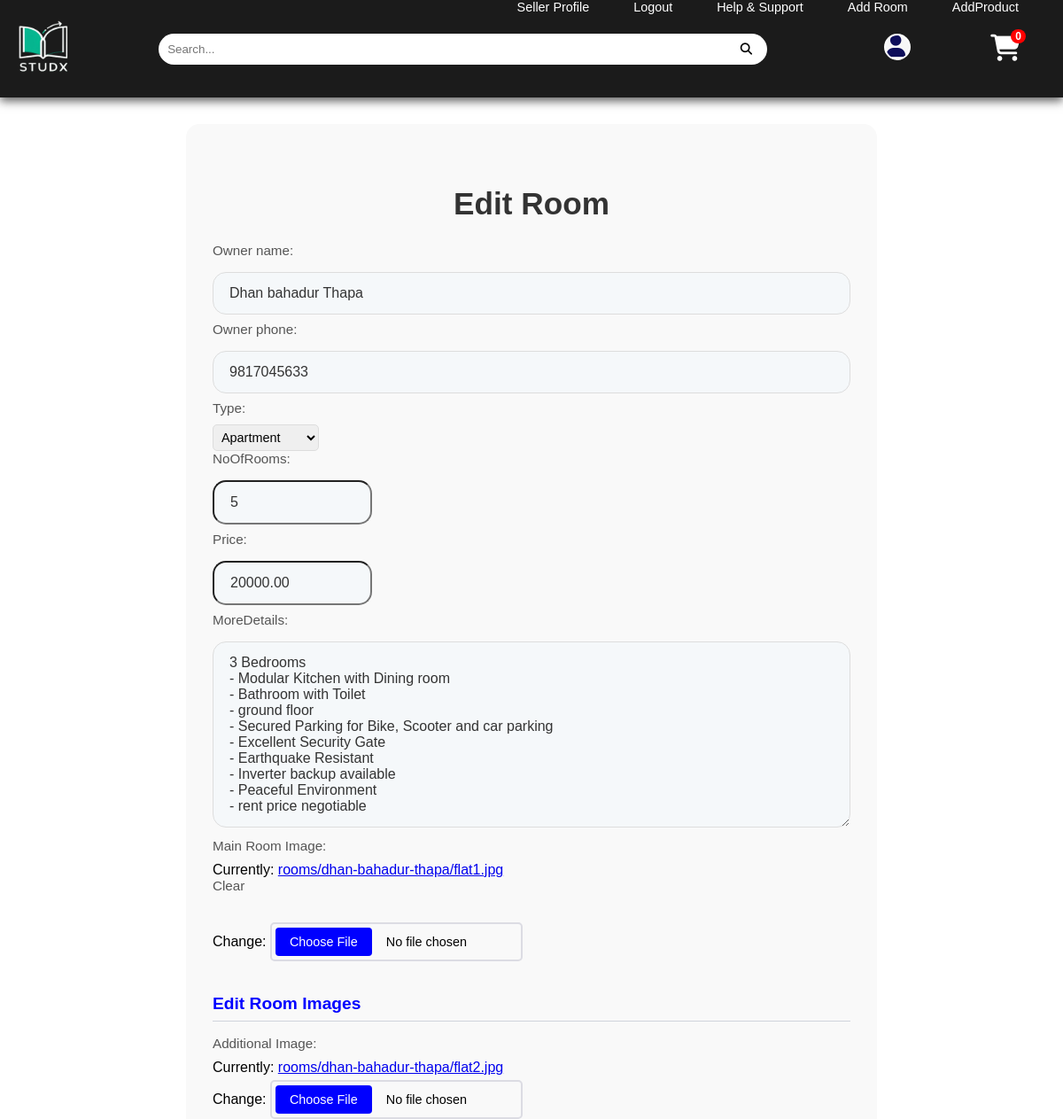
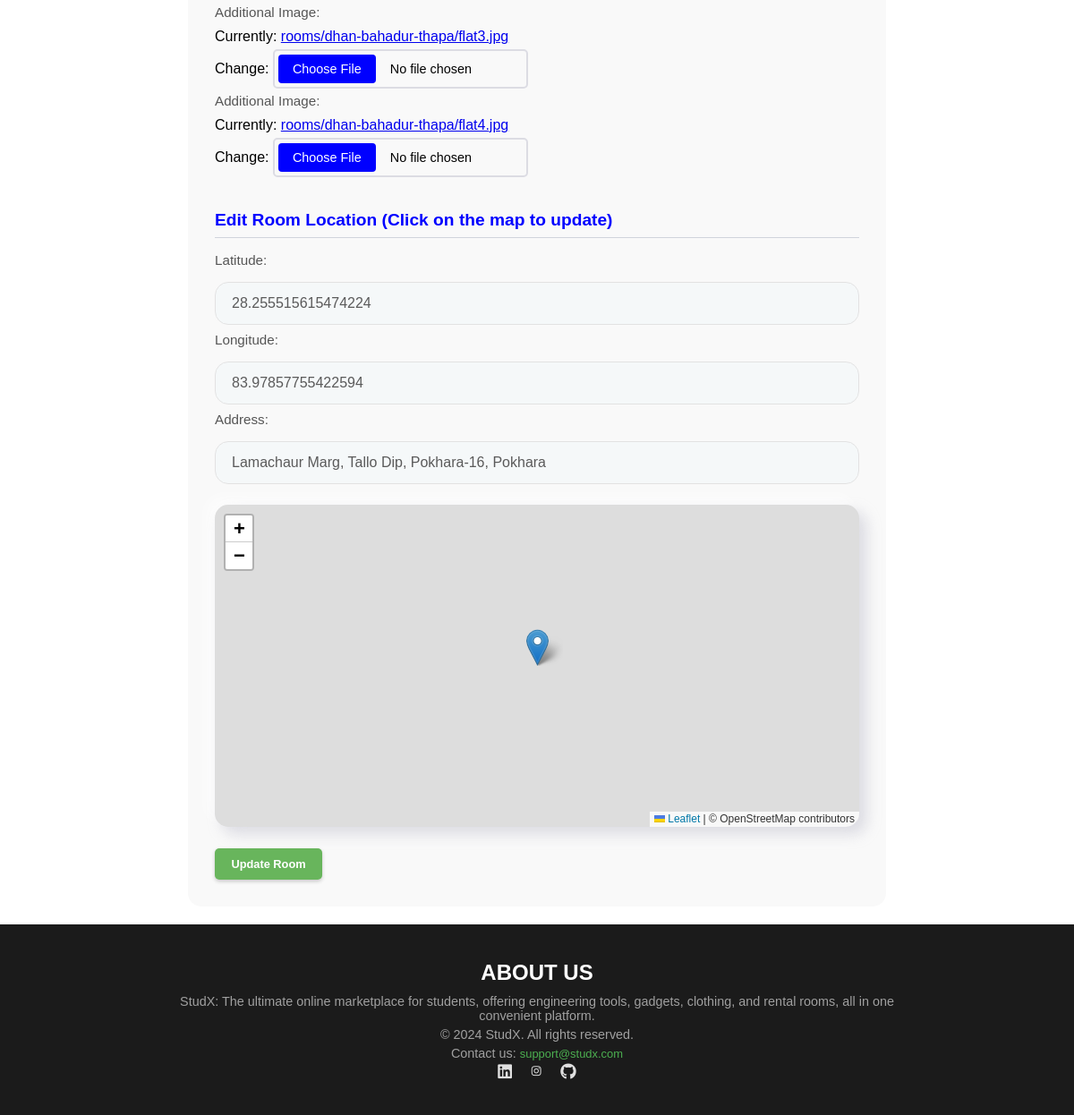
Screenshot of /edit-room/42/ (signed in) with the database file from the repository (2 pictures, top to bottom).
### rent/models.py (models this page shows, shortened)
class Room(models.Model):
    ROOM_TYPES = [
        ('Single Room', 'Single Room'),
        ('Double Room', 'Double Room'),
        ('Apartment', 'Apartment'),
        ('Hostel', 'Hostel Bed'),
    ]
    owner_name = models.CharField(max_length=100)
    owner_phone = models.CharField(max_length=20)
    type = models.CharField(max_length=100, choices=ROOM_TYPES)
    noOfRooms = models.PositiveIntegerField()
    price = models.DecimalField(max_digits=10, decimal_places=2, default=None)
    latitude = models.FloatField()
    longitude = models.FloatField()
    address = models.CharField(max_length=255, blank=True)  # New field
    detailsBy = models.ForeignKey(User, on_delete=models.CASCADE)
    created_at = models.DateTimeField(auto_now_add=True)
    moreDetails = models.TextField()
    main_image = models.ImageField(
        upload_to=room_image_upload_path,
        null=True,
        blank=True,
        verbose_name="Main Room Image"
    )

### rent/views.py (the view)
# urls.py: path('edit-room/<int:room_id>/', views.edit_room, name='edit_room'),
def edit_room(request, room_id):
    room = get_object_or_404(Room, id=room_id)
    if request.user != room.detailsBy:
        return HttpResponseForbidden("You are not allowed to edit this room.")
    RoomImageFormSet = modelformset_factory(RoomImage, form=RoomImageForm, extra=0)
    if request.method == 'POST':
        form = RoomForm(request.POST, request.FILES, instance=room)
        formset = RoomImageFormSet(request.POST, request.FILES, queryset=RoomImage.objects.filter(room=room))
        if form.is_valid() and formset.is_valid():
            room = form.save(commit=False)
            latitude = request.POST.get('latitude')
            longitude = request.POST.get('longitude')
            address = request.POST.get('address')
            if latitude and longitude:
                room.latitude = latitude
                room.longitude = longitude
            if address:
                room.address = address
            room.save()
            for form in formset:
                if form.cleaned_data.get('image'):
                    room_image = form.save(commit=False)
                    room_image.room = room
                    room_image.save()
            messages.success(request, 'Room updated successfully.')
            return redirect('room_details', room_id=room.id)
        else:
            messages.error(request, 'Please correct the errors below.')
    else:
        form = RoomForm(instance=room)
        formset = RoomImageFormSet(queryset=RoomImage.objects.filter(room=room))
    return render(request, 'edit_room.html', {
        'form': form,
        'formset': formset,
        'room': room,
    })

### rent/forms.py
class RoomForm(forms.ModelForm):
    class Meta:
        model = Room
        fields = ['owner_name', 'owner_phone', 'type', 'noOfRooms', 'price', 'latitude', 'longitude','moreDetails', 'main_image']
        widgets = {
            'latitude': forms.HiddenInput(),
            'longitude': forms.HiddenInput(),
        }

### cart/cart.py (called while the page is built)
    def __len__(self):
        return len(self.cart)

### cart/context_processor.py (called while the page is built)
def cart(request):
    return {'cart': Cart(request)}

### store/context_processors.py (called while the page is built)
def seller_details(request):
    user = request.user
    seller = None
    if user.is_authenticated:
        try:
            seller = Seller_Details.objects.get(user=user)
        except Seller_Details.DoesNotExist:
            seller = None
    return { 'seller_details': seller }

### store/templatetags/custom_filters.py (called while the page is built)
@register.filter
def sign_username(username):
    return signer.sign(username).split(":")[1]

### rent/templates/edit_room.html (shortened to what this page needs)
{% extends 'base.html' %}
{% block content %}
    <div class="edit-room-wrapper">
        <h2>Edit Room</h2>
        <form method="post" enctype="multipart/form-data">
            <div class="form-group">
                {{ form.as_p }}
            </div>
            <h3>Edit Room Images</h3>
            <div class="form-group">
                {% for form in formset %}
                    {{ form.as_p }}
                {% endfor %}
            </div>
            <h3>Edit Room Location (Click on the map to update)</h3>
            <div class="form-group">
                <label for="latitude">Latitude:</label>
                <input type="text" name="latitude" id="latitude" value="{{ room.latitude }}" readonly>
                <label for="longitude">Longitude:</label>
                <input type="text" name="longitude" id="longitude" value="{{ room.longitude }}" readonly>
                <label>Address:</label>
                <input type="text" name="address" id="address-field" value="{{ room.address }}" readonly>
            </div>
            <div id="map"></div>
            <button type="submit" class="green-button">Update Room</button>
        </form>
    </div>
{% endblock %}

### store/templates/base.html (shortened to what this page needs)
{% load static %}
<!DOCTYPE html>
<html lang="en">
<head>
    <link rel="stylesheet" href="{% static 'css/style.css' %}">
    <link rel="stylesheet" href="https://cdnjs.cloudflare.com/ajax/libs/font-awesome/6.5.2/css/all.min.css"/>
    <link rel="stylesheet"
          href="https://cdn.jsdelivr.net/npm/boxicons@latest/css/boxicons.min.css">
    <link rel="stylesheet" href="https://cdn.jsdelivr.net/npm/swiper@11/swiper-bundle.min.css"/>
    <link rel="stylesheet" href="https://unpkg.com/leaflet@1.9.4/dist/leaflet.css"/>
</head>
<body>
<div>
    {% include "navbar.html" %}
</div>
<div id="content">
    {% block content %}
    {% endblock %}
</div>
<footer>
    <div class="footer-content">
        <div class="about-us">
            <h4>ABOUT US</h4>
            <p>StudX: The ultimate online marketplace for students, offering engineering tools, gadgets,
                clothing, and rental rooms, all in one convenient platform.</p>
            <p>&copy; 2024 StudX. All rights reserved.</p>
            <p>Contact us: <a href="mailto:support@moviefiesta.com">support@studx.com</a></p>
            <div class="social-icons">
                <a href="https://twitter.com" target="_blank"></a>
                <a href="https://instagram.com" target="_blank"><i class="bx bxl-instagram"></i></a>
                <a href="https://discord.com" target="_blank"></a>
            </div>
        </div>
</footer>
</body>
</html>

### store/templates/navbar.html (shortened to what this page needs)
{% load static %}
{% load custom_filters %}
<section id="header">
    <div class="container">
        <div>
            <a href="{% url 'home' %}"><img alt="" class="logo" src="{% static 'assests/logo.png' %}"></a>
        </div>
        <form class="search-container" action="{% url 'search' %}" method="get">
            <input
                    type="search"
                    name="q"
                    placeholder="Search..."
                    class="search-input"
                    required>
            <button type="submit" class="search-button">
                <i class="fas fa-search"></i>
            </button>
        </form>
        <div class="right-side">
            <div class="wrap1">
                <ul class="primary1" style="display: flex;">
                    <li>
                        <a id="profile-icon"><i class=" login fa-solid fa-user"></i></a>
                    </li>
                    <li>
                        <a class="bye" href="{% url 'cart_summary' %}"><i class="cart-icon fa-solid fa-shopping-cart">
                            <span id="cart-quantity">{{ cart|length }}</span></i></a>
                    </li>
                </ul>
            </div>
        </div>
    </div>
</section>
<div>
    <label class="menu-btn1" for="active">
        <span>
            <div class="navbar">
              <ul class="nav-list">
                {% if user.is_authenticated %}
                    {% if seller_details.is_verified %}
                        <li> <a href="{% url 'seller_profile' encoded_username=request.user.username|sign_username %}">Seller Profile</a></li>
                    {% else %}
                        <li><a href="{% url 'seller_info' %}">Become a Seller</a> </li>
                    {% endif %}
                    <li><a href="{% url 'logout' %}">Logout</a></li>
                {% else %}
                    <li><a href="{% url 'register' %}">Register</a></li>
                    <li><a href="{% url 'login' %}">Login</a></li>
                {% endif %}
                  <li><a href="{% url 'help_and_support' %}">Help & Support</a></li>
                  {% if seller_details.is_verified %}
                      <li><a href="{% url 'add_room' %}">Add Room</a></li>
                      <li><a href="#" class="addProductBtn">AddProduct</a></li>
                  {% endif %}
             </ul>
           </div>
        </span>
    </label>
</div>

### static/css/style.css (style rules this page uses)
* { padding: 0; margin: 0; box-sizing: border-box; font-family: 'spartan', sans-serif; }
html, body { background-image: url('https://www.transparenttextures.com/patterns/white-wall.png'); width: 100%; }
#content { min-height: 90vh; }
#header { display: flex; padding: 10px 0; align-items: center; width: 100%; background: #1b1b1b; box-shadow: 0px 4px 10px rgba(27, 27, 27, 0.7); }
.container { width: 100%; height: 90px; display: flex; justify-content: space-between; align-items: center; gap: 10px; }
.logo { width: 80px; height: auto; }
.navbar { display: flex; width: 100%; align-items: center; }
.nav-list { position: fixed; top: 0; right: 0; display: flex; list-style: none; padding: 0; }
.nav-list li { margin-right: 50px; }
.nav-list li a { color: white; text-decoration: none; }
.search-container { display: flex; align-items: center; justify-content: center; width: 80%; }
.search-input { padding: 10px; border: none; border-radius: 20px; background: #fff; color: black; width: 80%; transition: width 0.4s ease; }
.search-button { border: none; background-color: transparent; cursor: pointer; padding: 10px; margin-left: -40px; transition: transform 0.4s ease; }
.fa-search { color: black; }
.right-side { display: flex; align-items: center; margin-right: 3rem; }
.right-side .primary1 li a { transition: 0.3s; }
.bye { font-size: 25px; }
.cart-icon { padding-left: 60px; display: flex; color: white; margin-left: 30px; font-size: 30px; }
#cart-quantity { position: absolute; top: -6px; right: -6px; background-color: red; color: white; font-size: 12px; font-weight: bold; padding: 2px 5px; border-radius: 50%; }
.login { display: flex; margin-left: 40px; font-size: 25px; border: 2px solid white; border-radius: 50%; height: 30px; width: 30px; justify-content: center; color: #0E0E5A; background-color: #F7F7F7; cursor: pointer; transition: transform 0.3s ease-in-out; overflow: hidden; }
body { font-family: Arial, sans-serif; }
.menu-btn1 { color: pink; position: absolute; z-index: 1; right: 20px; top: 10px; text-align: center; cursor: pointer; }
.form-group label { display: none; }
.green-button { background-color: #68b55c; color: white; padding: 10px 10px; border: none; border-radius: 5px; cursor: pointer; font-size: 0.8rem; font-weight: bold; box-shadow: 0 2px 4px rgba(0, 0, 0, 0.2); min-width: 120px; }
h2 { text-align: center; margin-bottom: 20px; font-size: 1.5rem; color: #333; }
.form-group { margin-bottom: 15px; }
label { display: block; font-size: 0.9rem; margin-bottom: 5px; color: #555; }
input[type="text"], input[type="tel"], input[type="date"], input[type="file"], textarea, select { padding: 5px; border: 1px solid #ddd; border-radius: 5px; font-size: 0.9rem; }
footer { background: #1b1b1b; color: #e0e0e0; padding: 40px 0; position: relative; bottom: 0; width: 100%; text-align: center; }
.footer-content { max-width: 800px; margin: 0 auto; display: flex; flex-direction: column; align-items: center; gap: 20px; }
.footer-content .about-us { text-align: center; }
.footer-content h4 { margin-bottom: 10px; font-size: 1.5em; color: #ffffff; }
.footer-content p { margin: 5px 0; color: #a0a0a0; }
.footer-content a { color: #4caf50; text-decoration: none; }
.social-icons { display: flex; justify-content: center; gap: 20px; }
.social-icons a { color: #e0e0e0; font-size: 1.8em; transition: color 0.3s; }
.footer-content p { font-size: 0.9em; color: #a0a0a0; }
.footer-content a { font-size: 0.9em; }
.primary1 { list-style: none; margin: 0; padding: 0; display: flex; align-items: center; }
.primary1 > li { position: relative; }
h2 { margin-top: 40px; font-size: 1.5rem; font-weight: 600; color: #111; }

### rows the page displays
Room: owner_name "Dhan bahadur Thapa", owner_phone "9817045633", type "Apartment", noOfRooms "5", price "20000.00", moreDetails "3 Bedrooms - Modular Kitchen with Dining room - Bathroom with Toilet - ground floor - Secured Parking for Bike, Scooter and car parking - Excellent Security Gate - Earthquake Resistant - Inverter backup available - Peaceful Environment - rent price negotiable", latitude "28.255515615474224", longitude "83.97857755422594", address "Lamachaur Marg, Tallo Dip, Pokhara-16, Pokhara"

### other values shown
{{ cart|length }} "0"
